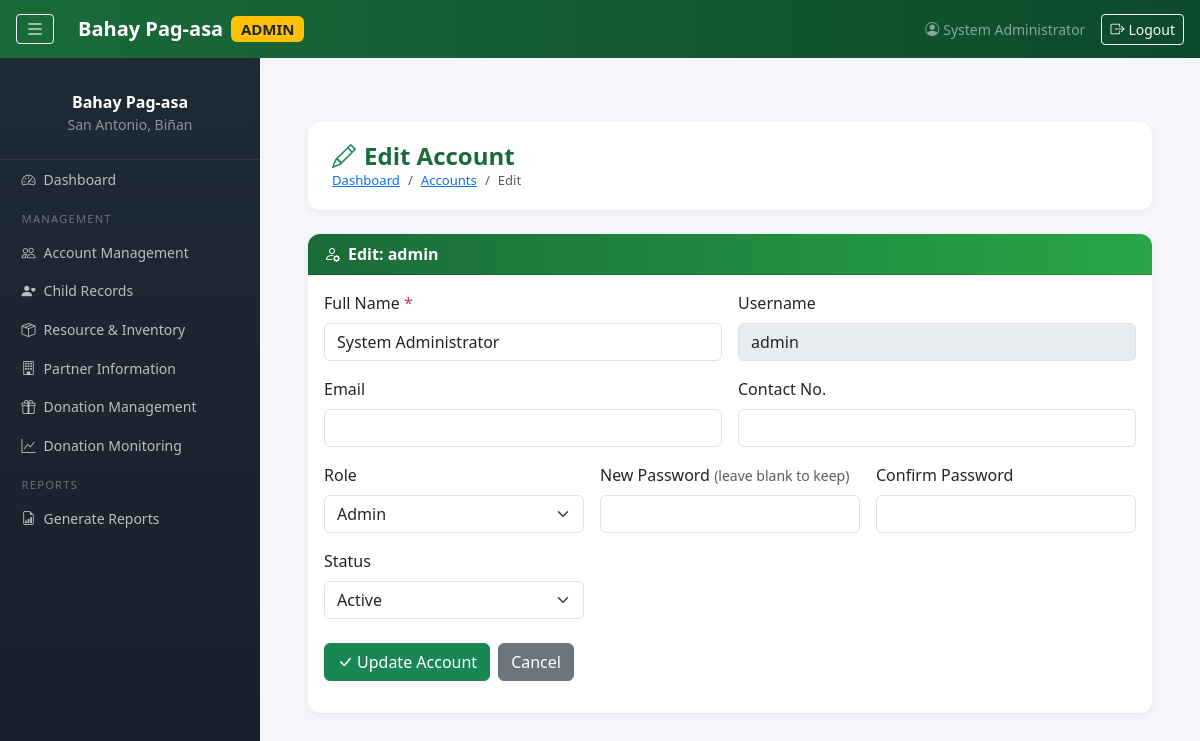
Screenshot of /admin/accounts/edit.php?id=1 (signed in) with the database file from the repository.
### tables this page shows
CREATE TABLE users (
    id          INT AUTO_INCREMENT PRIMARY KEY,
    full_name   VARCHAR(150)  NOT NULL,
    username    VARCHAR(80)   NOT NULL UNIQUE,
    password    VARCHAR(255)  NOT NULL,
    role        ENUM('admin','staff') NOT NULL DEFAULT 'staff',
    email       VARCHAR(150),
    contact     VARCHAR(30),
    status      ENUM('active','inactive') NOT NULL DEFAULT 'active',
    created_at  DATETIME DEFAULT CURRENT_TIMESTAMP,
    updated_at  DATETIME DEFAULT CURRENT_TIMESTAMP ON UPDATE CURRENT_TIMESTAMP
);

### includes/functions.php (called while the page is built, shortened)
<?php
function e($str) {
    return htmlspecialchars($str, ENT_QUOTES, 'UTF-8');
}

### admin/accounts/edit.php (the view, shortened to what this page needs)
<?php
require_once '../../includes/functions.php';
$db = getDB();
$id = (int)((isset($_GET['id']) ? $_GET['id'] : 0));
$stmt = $db->prepare("SELECT * FROM users WHERE id=?");
$stmt->bind_param('i', $id);
$stmt->execute();
$user = $stmt->get_result()->fetch_assoc();
include '../../includes/header.php';
?>
<?php include '../../includes/sidebar.php'; ?>
<div class="container-fluid px-4 py-3">
    <div class="page-header">
        <div>
            <h4><i class="bi bi-pencil me-2 text-success"></i>Edit Account</h4>
            <nav aria-label="breadcrumb">
                <ol class="breadcrumb mb-0">
                    <li class="breadcrumb-item"><a href="../dashboard.php">Dashboard</a></li>
                    <li class="breadcrumb-item"><a href="index.php">Accounts</a></li>
                    <li class="breadcrumb-item active">Edit</li>
                </ol>
            </nav>
        </div>
    </div>
    <div class="card">
        <div class="card-header"><i class="bi bi-person-gear me-2"></i>Edit: <?= e($user['username']) ?></div>
        <div class="card-body">
            <form method="POST">
                <div class="row g-3">
                    <div class="col-md-6">
                        <label class="form-label">Full Name <span class="text-danger">*</span></label>
                        <input type="text" name="full_name" class="form-control"
                               value="<?= e(isset($_POST['full_name']) ? $_POST['full_name'] : $user['full_name']) ?>" required>
                    </div>
                    <div class="col-md-6">
                        <label class="form-label">Username</label>
                        <input type="text" class="form-control" value="<?= e($user['username']) ?>" disabled>
                    </div>
                    <div class="col-md-6">
                        <label class="form-label">Email</label>
                        <input type="email" name="email" class="form-control"
                               value="<?= e(isset($_POST['email']) ? $_POST['email'] : $user['email']) ?>">
                    </div>
                    <div class="col-md-6">
                        <label class="form-label">Contact No.</label>
                        <input type="text" name="contact" class="form-control"
                               value="<?= e(isset($_POST['contact']) ? $_POST['contact'] : $user['contact']) ?>">
                    </div>
                    <div class="col-md-4">
                        <label class="form-label">Role</label>
                        <select name="role" class="form-select">
                            <option value="admin" <?= ($user['role']==='admin'?'selected':'') ?>>Admin</option>
                        </select>
                    </div>
                    <div class="col-md-4">
                        <label class="form-label">New Password <small class="text-muted">(leave blank to keep)</small></label>
                        <input type="password" name="password" class="form-control" minlength="6">
                    </div>
                    <div class="col-md-4">
                        <label class="form-label">Confirm Password</label>
                        <input type="password" name="confirm" class="form-control">
                    </div>
                    <div class="col-md-4">
                        <label class="form-label">Status</label>
                        <select name="status" class="form-select">
                            <option value="active"   <?= ($user['status']==='active'?'selected':'') ?>>Active</option>
                        </select>
                    </div>
                </div>
                <div class="mt-4 d-flex gap-2">
                    <button type="submit" class="btn btn-success"><i class="bi bi-check-lg me-1"></i>Update Account</button>
                    <a href="index.php" class="btn btn-secondary">Cancel</a>
                </div>
            </form>
        </div>
    </div>
</div>
<?php include '../../includes/sidebar_close.php'; ?>
<?php include '../../includes/footer.php'; ?>

### assets/css/style.css (style rules this page uses)
:root { --green-dark: #1a6b3a; --green-mid: #28a745; --green-light: #d4edda; --sidebar-w: 260px; --topbar-h: 58px; }
body { font-family: 'Segoe UI', system-ui, sans-serif; background: #f4f6f9; color: #333; }
.page-header { background: #fff; border-radius: 12px; padding: 1.25rem 1.5rem; margin-bottom: 1.5rem; display: flex; align-items: center; justify-content: space-between; box-shadow: 0 2px 8px rgba(0,0,0,.06); }
.page-header h4 { margin: 0; font-weight: 700; color: var(--green-dark); }
.page-header .breadcrumb { margin: 0; font-size: .82rem; }
.card { border: none; border-radius: 12px; box-shadow: 0 2px 10px rgba(0,0,0,.06); }
.card-header { background: linear-gradient(90deg, var(--green-dark), var(--green-mid)); color: #fff; font-weight: 600; border-radius: 12px 12px 0 0 !important; }

### rows the page displays
users: username "admin", full_name "System Administrator", role "Admin", status "Active"

### other values shown
$role "ADMIN"
isset($_SESSION['full_name']) ? $_SESSION['full_name'] : '' "System Administrator"
$label "Dashboard Account Management Child Records Resource & Inventory Partner Information Donation Management Donation Monitoring Generate Reports"
